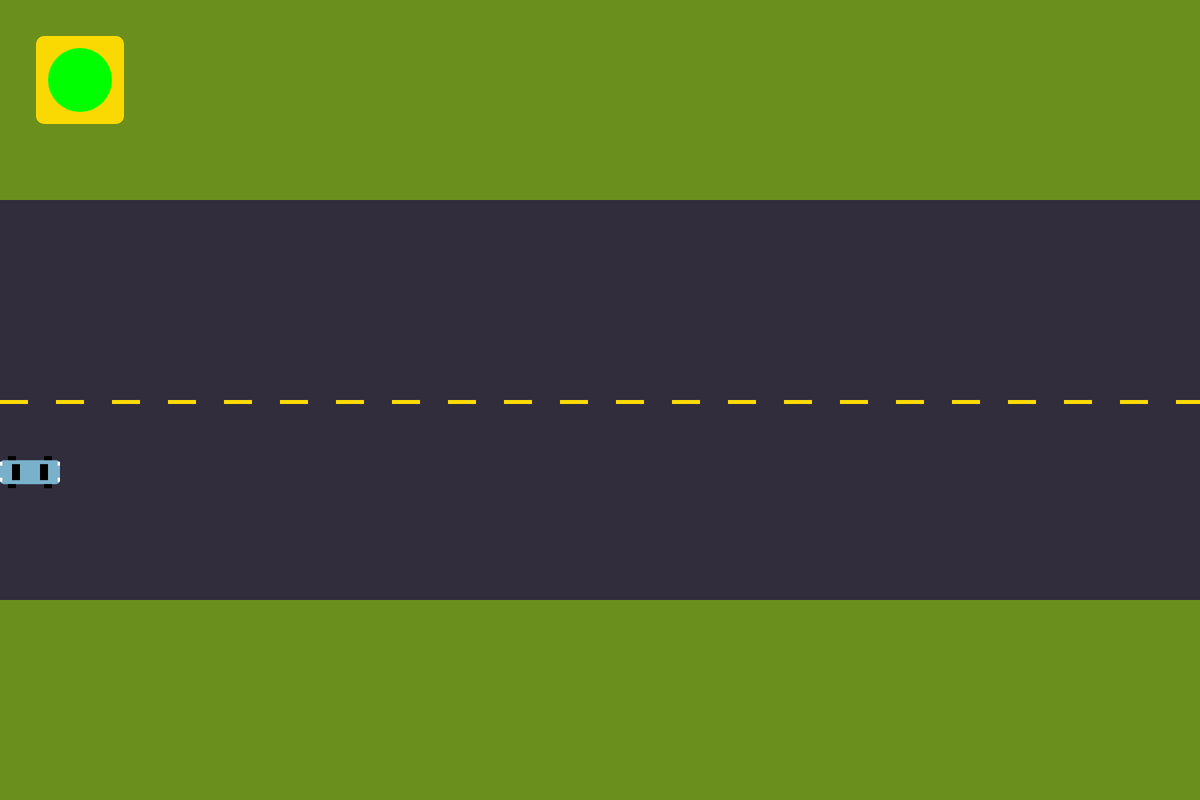
Frame 1 (no input)
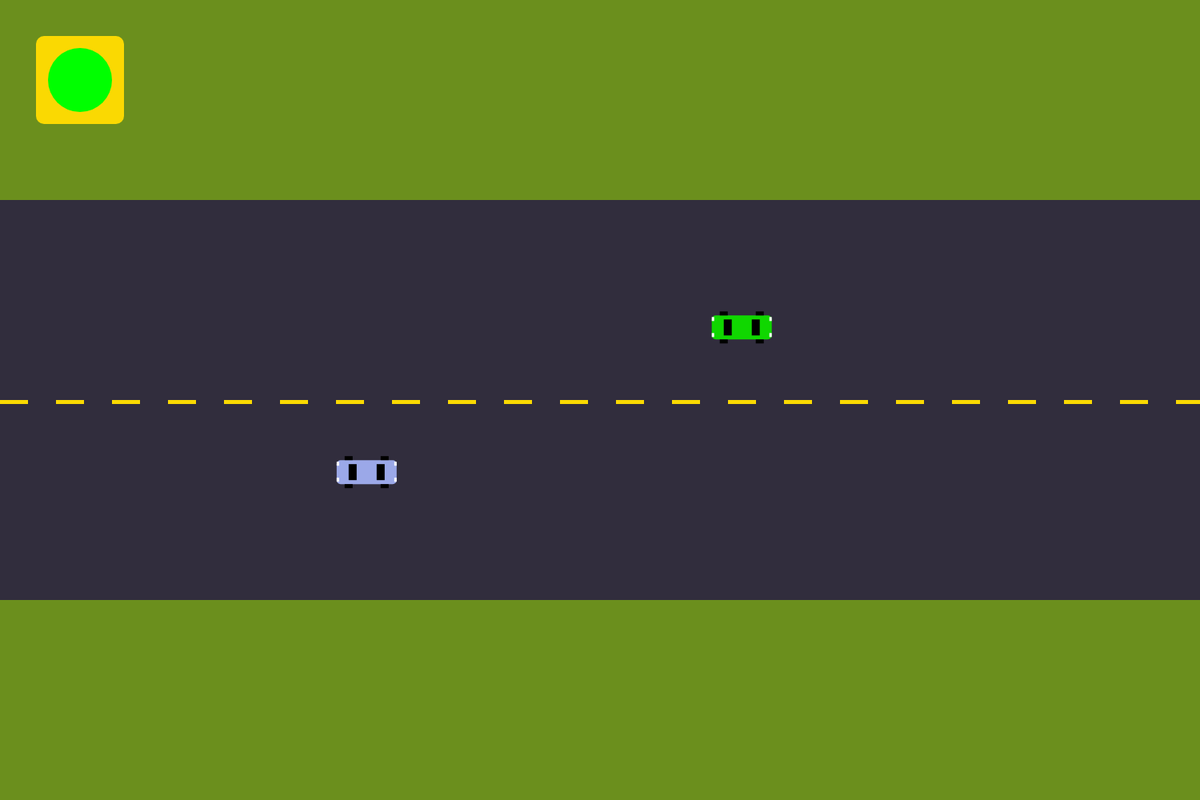
Frame 60 (no input)
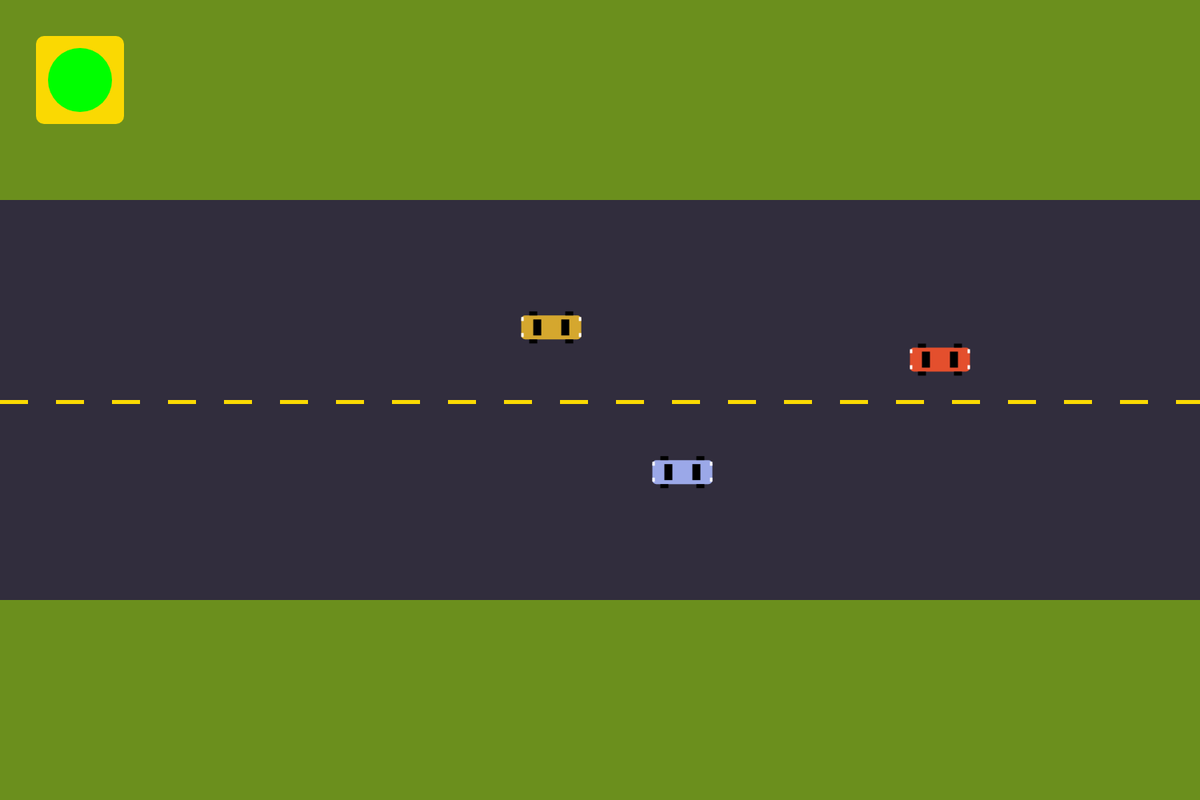
Frame 120 (the mouse pressed at the canvas centre since frame 60)

The p5.js sketch that drew these frames (run headless with seeded random() and noise() and a simulated clock; from frame 60 on, the mouse is pressed at the canvas centre):

// p5.js sketch
// ── sketch.js
// Cars Cars Cars!
// Miki Hoang
// April 1, 2026
// Woah! Rush hour is absolutely insane today! This interactive program simulates a chaotic traffic scene. Additional cars can be added and the traffic light in the top left corner can be controlled.
// The power is in your hands! Hopefully everyone will still make it to work on time...

// ---------------- GLOBAL VARIABLES ----------------
let westBound = [];
let eastBound = [];
let light;
// --------------------------------------------------


function setup() {
  createCanvas(1500, 1000);
  for(let i = 0; i < 1; i++){
    westBound.push(new Vehicle(width, random(255, 450), 1)); // y-coordinates are set within lane boundaries
    eastBound.push(new Vehicle(0, random(535, 700), 0));
  }
  light = new TrafficLight();
}


function drawRoad(){
  noStroke();
  fill("#312d3d");
  rect(0, height/4, width, height/2);

  for (let i = 0; i <= width; i+=70){ // Draws a dashed line
    fill("#fad902");
    rect(i, height/2, 35, 5);
  }
}


class Vehicle{
  constructor(x, y, dir){
    this.type = random([0, 1]);
    this.speed = random(0, 15);
    this.dir = dir;
    this.x = x;
    this.y = y;
    this.color = color(random(255), random(255), random(255));

  }

  move(){
    if(this.dir === 0){
      this.x += this.speed;
    }
    else{
      this.x -= this.speed;
    }

    if(this.x > width + 300){
      this.x = 0;
    }

    if(this.x < -300){
      this.x = width;
    }
  }

  display(){
    if(this.type === 0){ // DRAWS A CAR DESIGN
      fill(this.color); 
      rect(this.x, this.y, 75, 30, 5); // Body

      fill("black");
      rect(this.x + 15, this.y + 5, 10, 20); // Windows
      rect(this.x + 50, this.y + 5, 10, 20);

      rect(this.x + 10, this.y - 5, 10, 5); // Wheels
      rect(this.x + 10, this.y + 30, 10, 5);
      rect(this.x + 55, this.y - 5, 10, 5);
      rect(this.x + 55, this.y + 30, 10, 5);


      fill("white"); // Lights
      rect(this.x, this.y + 2, 3, 5);
      rect(this.x, this.y + 22, 3, 5);
      rect(this.x + 72, this.y + 22, 3, 5);
      rect(this.x + 72, this.y + 2, 3, 5);
    }
    else if(this.type === 1 && this.dir === 0){ // DRAWS A TRUCK DESIGN
      // ---------------- EAST-FACING TRUCK ------------------
      fill(this.color);
      rect(this.x, this.y, 110, 40, 10); // Body
      fill("black");
      rect(this.x + 72, this.y + 5, 15, 30); // Window
      rect(this.x + 5, this.y + 4, 45, 32); // Truck bed

      rect(this.x + 15, this.y - 5, 13, 5); // Wheels
      rect(this.x + 15, this.y + 40, 13, 5);
      rect(this.x + 65, this.y - 5, 13, 5);
      rect(this.x + 65, this.y + 40, 13, 5);


      fill("white"); // Lights
      rect(this.x + 107, this.y + 5, 3, 5);
      rect(this.x + 107, this.y + 30, 3, 5);
    }
     
    else if(this.type === 1 && this.dir === 1){
      // ------------------- WEST-FACING TRUCK ------------------
      fill(this.color);
      rect(this.x, this.y, 110, 40, 10); // Body
      fill("black");
      rect(this.x + 23, this.y + 5, 15, 30); // Window
      rect(this.x + 60, this.y + 4, 45, 32); // Truck bed

      rect(this.x + 15, this.y - 5, 13, 5); // Wheels
      rect(this.x + 15, this.y + 40, 13, 5);
      rect(this.x + 65, this.y - 5, 13, 5);
      rect(this.x + 65, this.y + 40, 13, 5);


      fill("white"); // Lights
      rect(this.x, this.y + 5, 3, 5);
      rect(this.x, this.y + 30, 3, 5);
    }

  }

  speedUp(){
      this.speed = random(this.speed + 1, 15); // Will increase the speed of a vehicle by a random ammount between its original speed and 15
    }

  speedDown(){
    if(this.speed > 0){
      this.speed = random(this.speed - 1, 0); // Will decrease the speed of a vehicle by a random ammount between 0 and its original speed
      this.speed = max(this.speed, 0); // Prevents the speed of a vehicle from dropping below 0 and moving backwards
    }
  }

  fullStop(){
    this.speed = 0;
  }

  changeColor(){
    this.color = color(random(255), random(255), random(255));
  }

  action(){
    this.display();
    this.move();

    if(random() < 0.01){
      this.speedUp();
    }

    if(random() < 0.01){
      this.speedDown();
    }

    if(random() < 0.01){
      this.changeColor();
    }

  }
}

class TrafficLight{
  constructor(){
    this.color = "lime";
    this.lightTimer = 0;
  }

  display(){
    fill("#fad902");
    square(45, 45, 110, 10);
    fill(this.color);
    circle(100, 100, 80);
  }

  updateTimer(){ // Starts decreasing the timer and stops all traffic only when the light has switched to red
    if(this.color === "red"){
      this.lightTimer--;
      for(let n of westBound){
        n.fullStop();
      }
      for(let n of eastBound){
        n.fullStop();
    }
  }

    if(this.lightTimer === 0){ // Swicthes the light back to green after the timer has run out
      this.color = "lime";
    }
  }

  switchColor(){ // If the light is green, it will become red and set the timer to 120
    if(this.color === "lime"){
      this.color = "red"
      this.lightTimer = 120;
    }
  }

}

function mousePressed(){ // Shift-left-click adds new vehicles to the bottom lane, while a single left click adds new vehicles to the top lane
  if(mouseIsPressed){
    if(mouseButton === LEFT && keyIsDown(SHIFT)){
      eastBound.push(new Vehicle(0, random(535, 700), 0));
    }
    else if(mouseButton === LEFT){
      westBound.push(new Vehicle(width, random(255, 450), 1));
    }
  }
}

function keyPressed(){ // Switches the green light to red only when the spacebar is pressed
    if(key === " "){
      light.switchColor();
    }
  }

function draw() {
  background("#6b8f1d");
  drawRoad();
  
  for(let n of westBound){ // Goes through every vehicle in the array and applies the .action method to each
    n.action();
  }

   for(let n of eastBound){
    n.action();
  }
  
  light.updateTimer();
  light.display();
  
}
